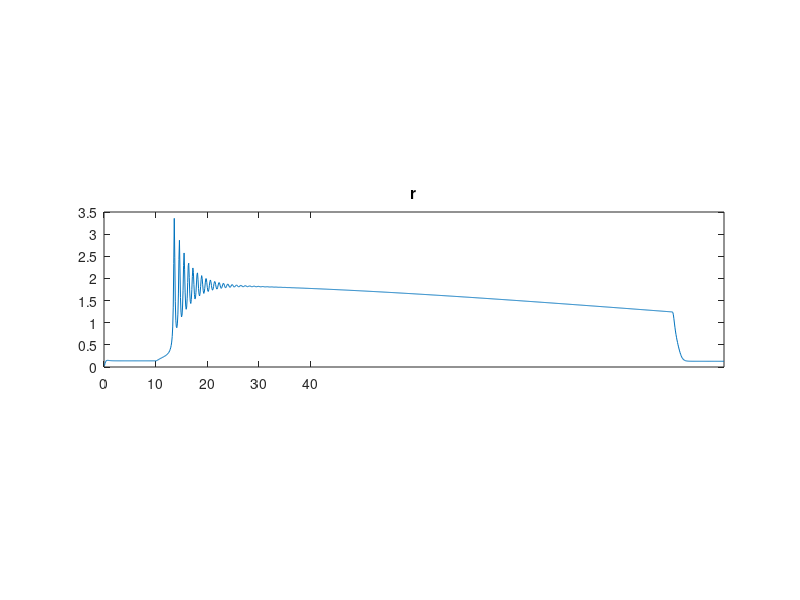
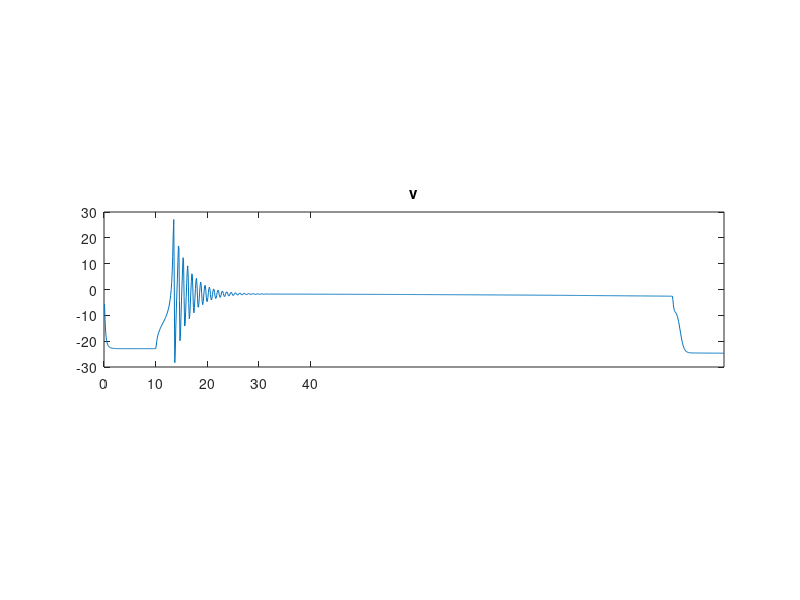

Source code (MATLAB) for these figures, in order:
close all; clear all;

% parameter settings
%%%%%%%%%%%%%%%%%%%%

% general parameters
dt = 5e-4;
dt2 = 5e-3;
T_sim = 120.0;
T = round(T_sim/dt);
T_init = 10.0;
T_rec = round((T_sim)/dt);
T_store = 0.0/dt;
v_mac_init = -2;

% QIF parameters
tau = 10.0;
Delta = 2.0*tau^2;
eta = -4.0*Delta;
J = 15.*sqrt(Delta);

% synpatic efficacy adaptation
tau_a = 10.0*tau;
alpha = 0.5/tau_a;

%%%%%%%%%%%%%%%%%%%%%%%%%%
% macroscopic simulation %
%%%%%%%%%%%%%%%%%%%%%%%%%%

% macroscopic state variables
r_mac_1 = 0.;
v_mac_1 = v_mac_init;
e_mac_1 = 0.;
a_mac_1 = 0.;

% macroscopic observation variables
r_mac_rec = zeros(1,T);
v_mac_rec = zeros(size(r_mac_rec));
e_mac_rec = zeros(size(r_mac_rec));
r_mac_rec_av = zeros(1,T_rec.*dt2);
v_mac_rec_av = zeros(size(r_mac_rec_av));
e_mac_rec_av = zeros(size(r_mac_rec_av));

% input definition
mu = 1.25*Delta; % -> for the low activity regime (eta = -6.0)
stim = T_init;
dur = 100.0;
It = dt.*[1:T];
I = 0.*((It>0)&(It<T_sim)) + mu.*((It>stim)&(It<stim+dur));

for t = 1:T

    % calculate input
    IJ_mac = J.*r_mac_1.*(1 - min(1,e_mac_1));
    
    % macroscopic state variable evolution
    r_mac_2 = r_mac_1 + dt .* (Delta./(pi*tau) + 2 .* v_mac_1.*r_mac_1)/tau;
    v_mac_2 = v_mac_1 + dt .* (v_mac_1.^2 + eta + I(t) + IJ_mac*tau - (pi.*r_mac_1*tau).^2)/tau;   
    e_mac_2 = e_mac_1 + dt .* a_mac_1;
    a_mac_2 = a_mac_1 + dt .* (alpha.*r_mac_1./tau_a - 2.*a_mac_1./tau_a - e_mac_1./tau_a.^2);
    
    % macroscopic state variable updates
    v_mac_1 = v_mac_2;
    r_mac_1 = r_mac_2;
    a_mac_1 = a_mac_2;
    e_mac_1 = e_mac_2;
    
    % macroscopic state variable recordings
    r_mac_rec(t) = r_mac_2;
    v_mac_rec(t) = v_mac_2;
    e_mac_rec(t) = e_mac_2;
    
    % coarse grained observations
    if t > T_store

        t_tmp = t-T_store;

        if (mod(t,1/dt2)==0)

            % macroscopic state variables
            v_mac_rec_av(t_tmp.*dt2) = mean(v_mac_rec(t-1/dt2+1:t));
            r_mac_rec_av(t_tmp.*dt2) = mean(r_mac_rec(t-1/dt2+1:t));
            e_mac_rec_av(t_tmp.*dt2) = mean(e_mac_rec(t-1/dt2+1:t));

        end
    end
                
end

figure(); plot(r_mac_rec_av); title('r');
xticks([0, 100, 200, 300, 400])
xticklabels([0, 10, 20, 30, 40])
set(gca, 'PlotBoxAspectRatio',[4 1 1]);
figure(); plot(v_mac_rec_av); title('v');
xticks([0, 100, 200, 300, 400])
xticklabels([0, 10, 20, 30, 40])
set(gca, 'PlotBoxAspectRatio',[4 1 1]);
